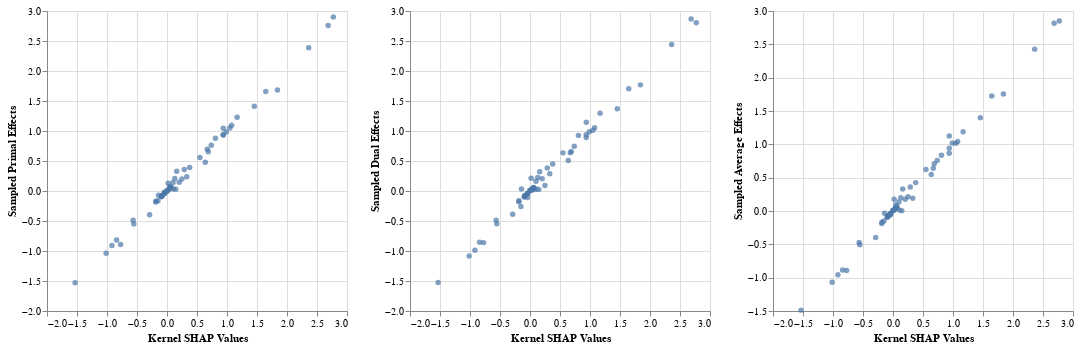

Notebook cell for this chart:
### Code cell
alt.Chart(data_df).mark_point(filled=True).encode(
    alt.X('Kernel SHAP Values:Q'),
    alt.Y(alt.repeat("column"), type='quantitative')
).properties(width=300, height=300).repeat(column=['Sampled Primal Effects', 'Sampled Dual Effects', 'Sampled Average Effects'])

### Figure 1 — Vega-Lite specification as saved in the notebook (floating-point values rounded to 4 significant figures)
{"$schema": "https://vega.github.io/schema/vega-lite/v3.2.1.json", "config": {"mark": {"tooltip": null}, "view": {"height": 300, "width": 400}}, "datasets": {"data-ac6d4c9a56b8cb23f0ca990d0e96683a": [{"Feature": 0, "Feature Values": -0.2654, "Kernel SHAP Values": 0.2493, "Label": 0, "Sampled Average Effects": 0.2142, "Sampled Dual Effects": 0.09249, "Sampled Primal Effects": 0.2002}, {"Feature": 0, "Feature Values": 0.36, "Kernel SHAP Values": -0.2891, "Label": 0, "Sampled Average Effects": -0.398, "Sampled Dual Effects": -0.3877, "Sampled Primal Effects": -0.394}, {"Feature": 0, "Feature Values": -0.9277, "Kernel SHAP Values": 0.05837, "Label": 1, "Sampled Average Effects": 0.05802, "Sampled Dual Effects": 0.05611, "Sampled Primal Effects": 0.06092}, {"Feature": 0, "Feature Values": 1.181, "Kernel SHAP Values": -0.08172, "Label": 1, "Sampled Average Effects": -0.07983, "Sampled Dual Effects": -0.07905, "Sampled Primal Effects": -0.07367}, {"Feature": 0, "Feature Values": -0.3095, "Kernel SHAP Values": 0.3295, "Label": 0, "Sampled Average Effects": 0.191, "Sampled Dual Effects": 0.2864, "Sampled Primal Effects": 0.239}, {"Feature": 0, "Feature Values": 1.443, "Kernel SHAP Values": -0.09412, "Label": 1, "Sampled Average Effects": -0.09467, "Sampled Dual Effects": -0.09371, "Sampled Primal Effects": -0.0953}, {"Feature": 0, "Feature Values": -0.6087, "Kernel SHAP Values": 0.04028, "Label": 1, "Sampled Average Effects": 0.03568, "Sampled Dual Effects": 0.0347, "Sampled Primal Effects": 0.03574}, {"Feature": 0, "Feature Values": 0.9271, "Kernel SHAP Values": -0.918, "Label": 0, "Sampled Average Effects": -0.9572, "Sampled Dual Effects": -0.9889, "Sampled Primal Effects": -0.9069}, {"Feature": 0, "Feature Values": -1.846, "Kernel SHAP Values": 1.84, "Label": 0, "Sampled Average Effects": 1.756, "Sampled Dual Effects": 1.769, "Sampled Primal Effects": 1.683}, {"Feature": 0, "Feature Values": 0.01797, "Kernel SHAP Values": -0.04028, "Label": 0, "Sampled Average Effects": -0.05504, "Sampled Dual Effects": -0.1098, "Sampled Primal Effects": -0.02089}, {"Feature": 0, "Feature Values": -0.209, "Kernel SHAP Values": 0.2028, "Label": 0, "Sampled Average Effects": 0.1764, "Sampled Dual Effects": 0.203, "Sampled Primal Effects": 0.1477}, {"Feature": 0, "Feature Values": 0.5106, "Kernel SHAP Values": -0.553, "Label": 0, "Sampled Average Effects": -0.5072, "Sampled Dual Effects": -0.5463, "Sampled Primal Effects": -0.5495}, {"Feature": 0, "Feature Values": -0.5831, "Kernel SHAP Values": 0.638, "Label": 0, "Sampled Average Effects": 0.549, "Sampled Dual Effects": 0.5078, "Sampled Primal Effects": 0.4803}, {"Feature": 0, "Feature Values": -0.1001, "Kernel SHAP Values": 0.1048, "Label": 0, "Sampled Average Effects": 0.01487, "Sampled Dual Effects": 0.02808, "Sampled Primal Effects": 0.03504}, {"Feature": 0, "Feature Values": -0.1873, "Kernel SHAP Values": 0.014, "Label": 1, "Sampled Average Effects": 0.005764, "Sampled Dual Effects": 0.0103, "Sampled Primal Effects": 0.006886}, {"Feature": 0, "Feature Values": -1.481, "Kernel SHAP Values": 1.456, "Label": 0, "Sampled Average Effects": 1.397, "Sampled Dual Effects": 1.372, "Sampled Primal Effects": 1.411}, {"Feature": 0, "Feature Values": -0.9881, "Kernel SHAP Values": 0.9376, "Label": 0, "Sampled Average Effects": 0.9427, "Sampled Dual Effects": 0.8901, "Sampled Primal Effects": 0.9344}, {"Feature": 0, "Feature Values": 0.6103, "Kernel SHAP Values": -0.04347, "Label": 1, "Sampled Average Effects": -0.04035, "Sampled Dual Effects": -0.04066, "Sampled Primal Effects": -0.04219}, {"Feature": 0, "Feature Values": -0.02148, "Kernel SHAP Values": 0.1473, "Label": 0, "Sampled Average Effects": 0.002547, "Sampled Dual Effects": 0.02562, "Sampled Primal Effects": 0.02848}, {"Feature": 0, "Feature Values": 1.521, "Kernel SHAP Values": -1.532, "Label": 0, "Sampled Average Effects": -1.487, "Sampled Dual Effects": -1.525, "Sampled Primal Effects": -1.528}, {"Feature": 1, "Feature Values": -1.631, "Kernel SHAP Values": 1.646, "Label": 0, "Sampled Average Effects": 1.725, "Sampled Dual Effects": 1.703, "Sampled Primal Effects": 1.659}, {"Feature": 1, "Feature Values": -1.038, "Kernel SHAP Values": 0.9381, "Label": 0, "Sampled Average Effects": 1.125, "Sampled Dual Effects": 1.145, "Sampled Primal Effects": 1.045}, {"Feature": 1, "Feature Values": 0.722, "Kernel SHAP Values": -0.09439, "Label": 1, "Sampled Average Effects": -0.09117, "Sampled Dual Effects": -0.09874, "Sampled Primal Effects": -0.09345}, {"Feature": 1, "Feature Values": -0.3597, "Kernel SHAP Values": 0.05453, "Label": 1, "Sampled Average Effects": 0.04676, "Sampled Dual Effects": 0.04602, "Sampled Primal Effects": 0.05228}, {"Feature": 1, "Feature Values": 0.1902, "Kernel SHAP Values": -0.1508, "Label": 0, "Sampled Average Effects": -0.1483, "Sampled Dual Effects": -0.2566, "Sampled Primal Effects": -0.1626}, {"Feature": 1, "Feature Values": 0.3381, "Kernel SHAP Values": -0.03709, "Label": 1, "Sampled Average Effects": -0.04649, "Sampled Dual Effects": -0.04342, "Sampled Primal Effects": -0.04357}, {"Feature": 1, "Feature Values": -0.0251, "Kernel SHAP Values": 0.0005037, "Label": 1, "Sampled Average Effects": 0.007334, "Sampled Dual Effects": 0.006502, "Sampled Primal Effects": -0.00431}, {"Feature": 1, "Feature Values": -2.353, "Kernel SHAP Values": 2.361, "Label": 0, "Sampled Average Effects": 2.428, "Sampled Dual Effects": 2.441, "Sampled Primal Effects": 2.386}, {"Feature": 1, "Feature Values": -0.8295, "Kernel SHAP Values": 0.8075, "Label": 0, "Sampled Average Effects": 0.8364, "Sampled Dual Effects": 0.927, "Sampled Primal Effects": 0.8802}, {"Feature": 1, "Feature Values": -2.743, "Kernel SHAP Values": 2.772, "Label": 0, "Sampled Average Effects": 2.849, "Sampled Dual Effects": 2.804, "Sampled Primal Effects": 2.901}, {"Feature": 1, "Feature Values": -0.6244, "Kernel SHAP Values": 0.6714, "Label": 0, "Sampled Average Effects": 0.6413, "Sampled Dual Effects": 0.6396, "Sampled Primal Effects": 0.6943}, {"Feature": 1, "Feature Values": -2.712, "Kernel SHAP Values": 2.686, "Label": 0, "Sampled Average Effects": 2.815, "Sampled Dual Effects": 2.867, "Sampled Primal Effects": 2.759}, {"Feature": 1, "Feature Values": -0.126, "Kernel SHAP Values": 0.09941, "Label": 0, "Sampled Average Effects": 0.1333, "Sampled Dual Effects": 0.1631, "Sampled Primal Effects": 0.1365}, {"Feature": 1, "Feature Values": -1.012, "Kernel SHAP Values": 1.077, "Label": 0, "Sampled Average Effects": 1.044, "Sampled Dual Effects": 1.053, "Sampled Primal Effects": 1.095}, {"Feature": 1, "Feature Values": -0.268, "Kernel SHAP Values": 0.04089, "Label": 1, "Sampled Average Effects": 0.04503, "Sampled Dual Effects": 0.03985, "Sampled Primal Effects": 0.03716}, {"Feature": 1, "Feature Values": -0.9355, "Kernel SHAP Values": 0.9888, "Label": 0, "Sampled Average Effects": 1.019, "Sampled Dual Effects": 0.9893, "Sampled Primal Effects": 0.9844}, {"Feature": 1, "Feature Values": -0.176, "Kernel SHAP Values": 0.1291, "Label": 0, "Sampled Average Effects": 0.1977, "Sampled Dual Effects": 0.2247, "Sampled Primal Effects": 0.2099}, {"Feature": 1, "Feature Values": 0.6171, "Kernel SHAP Values": -0.08298, "Label": 1, "Sampled Average Effects": -0.0794, "Sampled Dual Effects": -0.07816, "Sampled Primal Effects": -0.08023}, {"Feature": 1, "Feature Values": -1.154, "Kernel SHAP Values": 1.168, "Label": 0, "Sampled Average Effects": 1.188, "Sampled Dual Effects": 1.295, "Sampled Primal Effects": 1.23}, {"Feature": 1, "Feature Values": -0.3642, "Kernel SHAP Values": 0.3781, "Label": 0, "Sampled Average Effects": 0.4257, "Sampled Dual Effects": 0.4499, "Sampled Primal Effects": 0.3919}, {"Feature": 2, "Feature Values": -0.8163, "Kernel SHAP Values": 0.738, "Label": 0, "Sampled Average Effects": 0.7587, "Sampled Dual Effects": 0.7455, "Sampled Primal Effects": 0.7634}, {"Feature": 2, "Feature Values": -1.013, "Kernel SHAP Values": 0.9371, "Label": 0, "Sampled Average Effects": 0.8671, "Sampled Dual Effects": 0.9366, "Sampled Primal Effects": 0.9391}, {"Feature": 2, "Feature Values": 0.493, "Kernel SHAP Values": -0.08018, "Label": 1, "Sampled Average Effects": -0.0642, "Sampled Dual Effects": -0.07326, "Sampled Primal Effects": -0.07385}, {"Feature": 2, "Feature Values": 0.2509, "Kernel SHAP Values": -0.04438, "Label": 1, "Sampled Average Effects": -0.036, "Sampled Dual Effects": -0.04222, "Sampled Primal Effects": -0.02937}, {"Feature": 2, "Feature Values": -0.1468, "Kernel SHAP Values": 0.01923, "Label": 0, "Sampled Average Effects": 0.176, "Sampled Dual Effects": 0.2131, "Sampled Primal Effects": 0.1284}, {"Feature": 2, "Feature Values": -0.0576, "Kernel SHAP Values": -0.001853, "Label": 1, "Sampled Average Effects": 0.01001, "Sampled Dual Effects": 0.01462, "Sampled Primal Effects": 0.008116}, {"Feature": 2, "Feature Values": 1.198, "Kernel SHAP Values": -0.1866, "Label": 1, "Sampled Average Effects": -0.1866, "Sampled Dual Effects": -0.1773, "Sampled Primal Effects": -0.1836}, {"Feature": 2, "Feature Values": -0.7218, "Kernel SHAP Values": 0.6876, "Label": 0, "Sampled Average Effects": 0.7088, "Sampled Dual Effects": 0.6596, "Sampled Primal Effects": 0.6535}, {"Feature": 2, "Feature Values": -0.08219, "Kernel SHAP Values": 0.04639, "Label": 0, "Sampled Average Effects": 0.09287, "Sampled Dual Effects": 0.02255, "Sampled Primal Effects": 0.07671}, {"Feature": 2, "Feature Values": 1.189, "Kernel SHAP Values": -1.014, "Label": 0, "Sampled Average Effects": -1.07, "Sampled Dual Effects": -1.081, "Sampled Primal Effects": -1.037}, {"Feature": 2, "Feature Values": -0.3946, "Kernel SHAP Values": 0.288, "Label": 0, "Sampled Average Effects": 0.3616, "Sampled Dual Effects": 0.3854, "Sampled Primal Effects": 0.3577}, {"Feature": 2, "Feature Values": 1.014, "Kernel SHAP Values": -0.773, "Label": 0, "Sampled Average Effects": -0.8923, "Sampled Dual Effects": -0.8603, "Sampled Primal Effects": -0.8915}, {"Feature": 2, "Feature Values": 0.5472, "Kernel SHAP Values": -0.5647, "Label": 0, "Sampled Average Effects": -0.4724, "Sampled Dual Effects": -0.4854, "Sampled Primal Effects": -0.4877}, {"Feature": 2, "Feature Values": -0.7023, "Kernel SHAP Values": 0.5491, "Label": 0, "Sampled Average Effects": 0.6233, "Sampled Dual Effects": 0.6355, "Sampled Primal Effects": 0.5591}, {"Feature": 2, "Feature Values": 1.124, "Kernel SHAP Values": -0.1844, "Label": 1, "Sampled Average Effects": -0.1691, "Sampled Dual Effects": -0.164, "Sampled Primal Effects": -0.1709}, {"Feature": 2, "Feature Values": 0.08031, "Kernel SHAP Values": -0.1414, "Label": 0, "Sampled Average Effects": -0.03525, "Sampled Dual Effects": 0.03407, "Sampled Primal Effects": -0.0688}, {"Feature": 2, "Feature Values": 0.9883, "Kernel SHAP Values": -0.8402, "Label": 0, "Sampled Average Effects": -0.8862, "Sampled Dual Effects": -0.8523, "Sampled Primal Effects": -0.8186}, {"Feature": 2, "Feature Values": -0.4163, "Kernel SHAP Values": 0.06459, "Label": 1, "Sampled Average Effects": 0.0653, "Sampled Dual Effects": 0.05826, "Sampled Primal Effects": 0.06304}, {"Feature": 2, "Feature Values": -0.34, "Kernel SHAP Values": 0.1618, "Label": 0, "Sampled Average Effects": 0.3291, "Sampled Dual Effects": 0.32, "Sampled Primal Effects": 0.3288}, {"Feature": 2, "Feature Values": -1.17, "Kernel SHAP Values": 1.048, "Label": 0, "Sampled Average Effects": 1.014, "Sampled Dual Effects": 1.011, "Sampled Primal Effects": 1.05}]}, "repeat": {"column": ["Sampled Primal Effects", "Sampled Dual Effects", "Sampled Average Effects"]}, "spec": {"data": {"name": "data-ac6d4c9a56b8cb23f0ca990d0e96683a"}, "encoding": {"x": {"field": "Kernel SHAP Values", "type": "quantitative"}, "y": {"field": {"repeat": "column"}, "type": "quantitative"}}, "height": 300, "mark": {"filled": true, "type": "point"}, "width": 300}}
